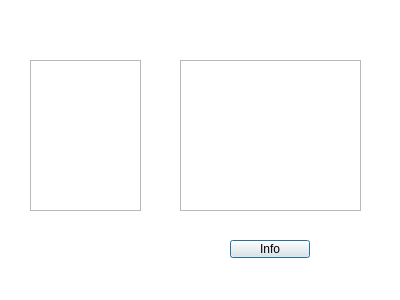
<?xml version="1.0" encoding="UTF-8"?>
<ui version="4.0">
 <class>Tang</class>
 <widget class="QDialog" name="Tang">
  <property name="geometry">
   <rect>
    <x>0</x>
    <y>0</y>
    <width>400</width>
    <height>300</height>
   </rect>
  </property>
  <property name="windowTitle">
   <string>Dialog</string>
  </property>
  <widget class="QGraphicsView" name="graphicsView">
   <property name="geometry">
    <rect>
     <x>-5</x>
     <y>-9</y>
     <width>421</width>
     <height>311</height>
    </rect>
   </property>
   <property name="styleSheet">
    <string notr="true">background-image: url(:/pics/facultyBg.png);</string>
   </property>
  </widget>
  <widget class="QGraphicsView" name="graphicsView_2">
   <property name="geometry">
    <rect>
     <x>30</x>
     <y>60</y>
     <width>111</width>
     <height>151</height>
    </rect>
   </property>
  </widget>
  <widget class="QPlainTextEdit" name="plainTextEdit">
   <property name="geometry">
    <rect>
     <x>180</x>
     <y>60</y>
     <width>181</width>
     <height>151</height>
    </rect>
   </property>
  </widget>
  <widget class="QPushButton" name="pushButton">
   <property name="geometry">
    <rect>
     <x>230</x>
     <y>240</y>
     <width>80</width>
     <height>18</height>
    </rect>
   </property>
   <property name="text">
    <string>Info</string>
   </property>
  </widget>
 </widget>
 <resources/>
 <connections/>
</ui>
